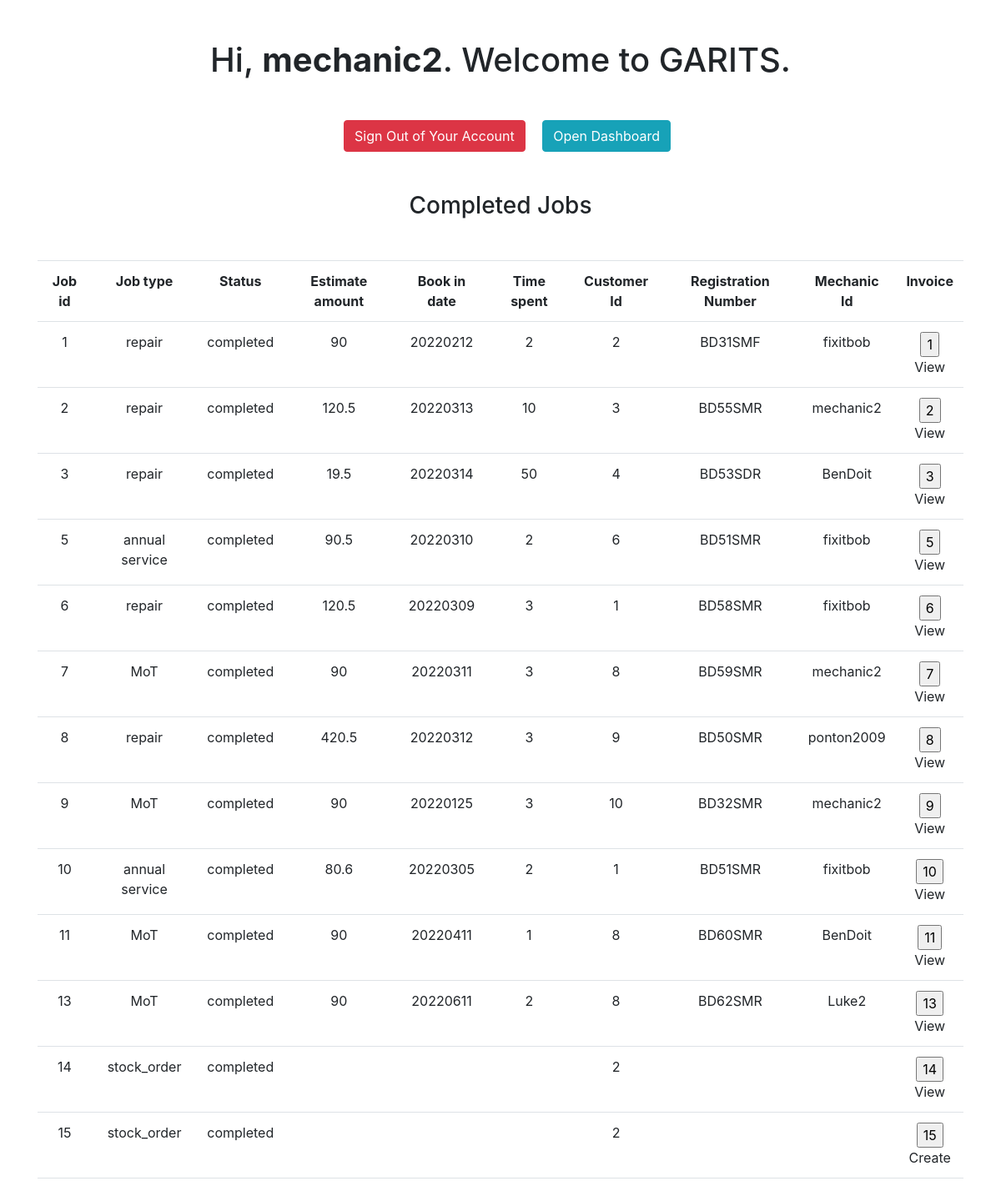
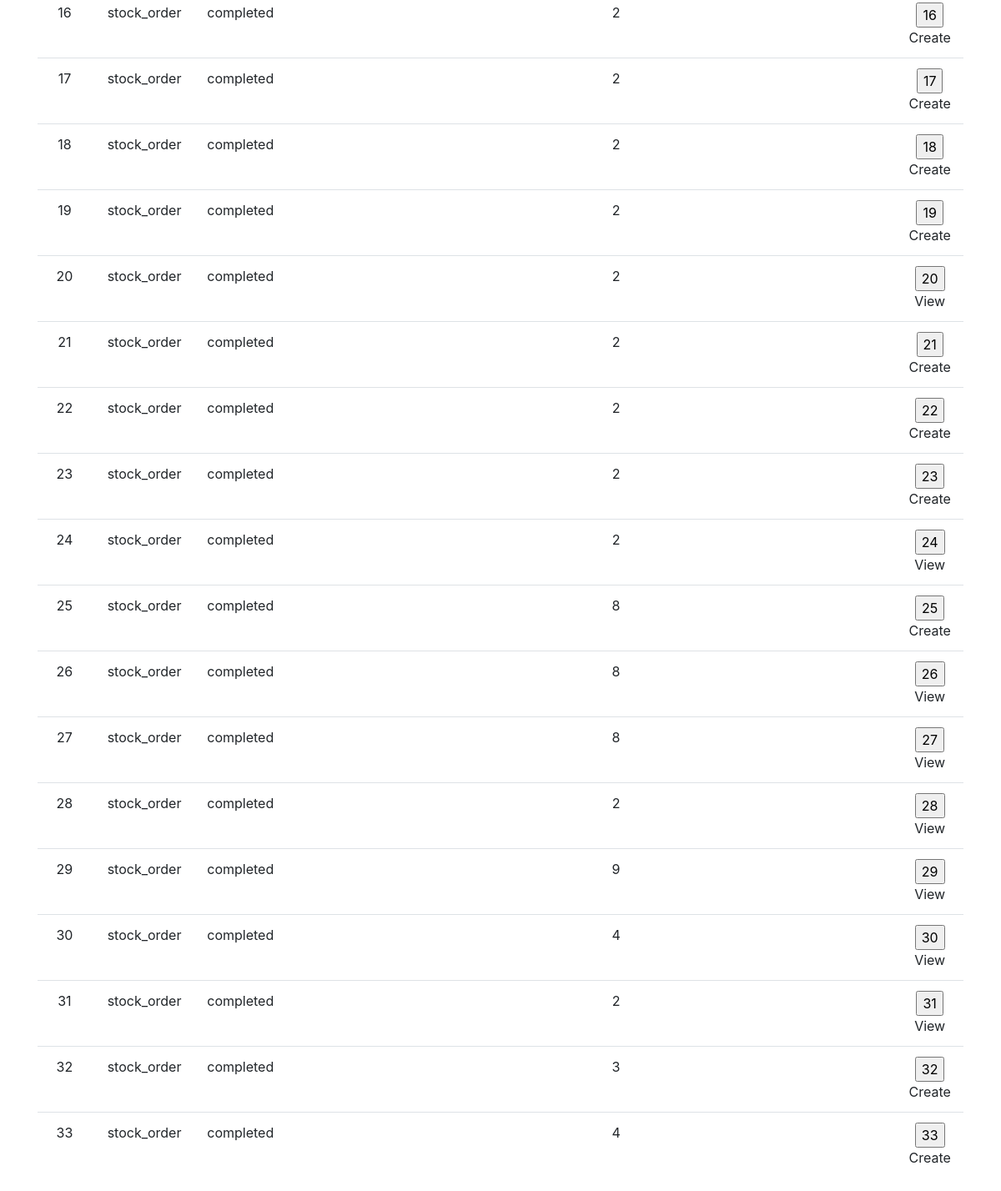
/Invoice/produceInvoice.php (signed in), run on the app's committed database (2 pictures, top to bottom).
### tables this page shows
CREATE TABLE `Job` (
  `job_id` int(10) NOT NULL AUTO_INCREMENT,
  `job_type` enum('MoT','annual service','repair','stock_order') NOT NULL,
  `status` enum('new','pending','progress','completed') NOT NULL DEFAULT 'new',
  `estimate_amount` double DEFAULT NULL,
  `book_in_date` varchar(10) DEFAULT NULL,
  `time_spent` double DEFAULT NULL,
  `customer_id` int(10) DEFAULT NULL,
  `registration_number` varchar(10) DEFAULT NULL,
  `username` varchar(20) DEFAULT NULL,
  PRIMARY KEY (`job_id`),
  KEY `username` (`username`),
  KEY `customer_id` (`customer_id`),
  KEY `registration_number` (`registration_number`),
  CONSTRAINT `job_ibfk_1` FOREIGN KEY (`username`) REFERENCES `Mechanic` (`username`) ON DELETE SET NULL ON UPDATE CASCADE,
  CONSTRAINT `job_ibfk_2` FOREIGN KEY (`customer_id`) REFERENCES `Customer` (`customer_id`) ON DELETE SET NULL ON UPDATE CASCADE,
  CONSTRAINT `job_ibfk_3` FOREIGN KEY (`registration_number`) REFERENCES `Vehicle` (`registration_number`) ON DELETE SET NULL ON UPDATE CASCADE
);

### Invoice/produceInvoice.php (the view, shortened to what this page needs)
<?php
require_once "../config.php";
$role = $_SESSION['role'];
$tmp = false;
?>
<!DOCTYPE html>
<html lang="en">
<link rel="stylesheet" href="https://cdn.jsdelivr.net/npm/bootstrap@4.6.1/dist/css/bootstrap.min.css">
<head>
<body>
    <h1 class="my-5">Hi, <b><?php echo htmlspecialchars($_SESSION["username"]); ?></b>. Welcome to GARITS.</h1>
    <p>
        <a href="../logout.php" class="btn btn-danger ml-3">Sign Out of Your Account</a>
        <a href="../<?php echo $role ?>.php" class="btn btn-info ml-3">Open Dashboard</a>
        <?php
            $query = "SELECT job_id,job_type,status,estimate_amount,book_in_date, time_spent, customer_id, registration_number, username FROM Job  WHERE status = 'completed' ORDER BY job_id ASC";
            $result = mysqli_query($conn, $query);
            $query_invoice = "SELECT job_id
            FROM   Job
            WHERE  status = 'completed' and NOT EXISTS (SELECT job_id
                               FROM   Invoice
                               WHERE  Job.job_id = Invoice.job_id);";
            $result_invoice = mysqli_query($conn, $query_invoice);
            while ($row = mysqli_fetch_array($result_invoice)){
                $jobWithoutInvoice[] = $row['job_id'];
            }
        echo "<h3 class='my-5'>Completed Jobs</h1>";
        echo "<div class='container'>";
        echo "<div class='row-fluid'>";
            echo "<div class='col-xs-12'>";
            echo "<div class='table-responsive'>";
                echo "<table class='table table-hover table-inverse'>";
                echo "<tr>";
                echo "<th>Job id</th>";
                echo "<th>Job type</th>";
                echo "<th>Status</th>";
                echo "<th>Estimate amount</th>";
                echo "<th>Book in date</th>";
                echo "<th>Time spent</th>";
                echo "<th>Customer Id</th>";
                echo "<th>Registration Number</th>";
                echo "<th>Mechanic Id</th>";
                echo "<th>Invoice</th>";
                echo "</tr>";
                if ($result->num_rows > 0) {
                    while($row = $result->fetch_assoc()) {
                        echo"<form action = 'processProduceInvoice.php' method='POST'>";
                        echo "<tr>";
                        echo "<td>" . $row["job_id"] . "</td>";
                        echo "<td>" . $row["job_type"] . "</td>";
                        echo "<td>" . $row["status"] . "</td>";
                        echo "<td>" . $row["estimate_amount"] . "</td>";
                        echo "<td>" . $row['book_in_date'] . "</td>";
                        echo "<td>" . $row['time_spent'] . "</td>";
                        echo "<td>" . $row['customer_id'] . "</td>";
                        echo "<td>" . $row['registration_number'] . "</td>";
                        echo "<td>" . $row['username'] . "</td>";
                        for($i = 0;$i<count($jobWithoutInvoice);$i++){
                            if($row["job_id"] == $jobWithoutInvoice[$i]){
                                $tmp = true;
                            }
                            else
                                $tmp = false;
                            if($tmp)
                                break;
                        }
                        if($tmp)
                            echo "<td><input type='submit' name='Create' value='" . $row['job_id'] . "' /><br/>Create</td>";
                        else
                            echo "<td><input type='submit' name='View' value='" . $row['job_id'] . "' /><br/>View</td>";
                        echo "</tr>";
                        echo"</form>";
                    }
                } else {
                    echo "0 results";
                }
                echo "</table>";
            echo "</div>";
            echo "</div>";

### Invoice/produceInvoice.php (style rules this page uses)
body { text-align: center; }

### data on the page
job: job_id "1", job_type "repair", status "completed", estimate_amount "90", book_in_date "20220212", time_spent "2", customer "2", registration_number "BD31SMF", username "fixitbob", View "1"
job: job_id "2", job_type "repair", status "completed", estimate_amount "120.5", book_in_date "20220313", time_spent "10", customer "3", registration_number "BD55SMR", username "mechanic2", View "2"
job: job_id "3", job_type "repair", status "completed", estimate_amount "19.5", book_in_date "20220314", time_spent "50", customer "4", registration_number "BD53SDR", username "BenDoit", View "3"
job: job_id "5", job_type "annual service", status "completed", estimate_amount "90.5", book_in_date "20220310", time_spent "2", customer "6", registration_number "BD51SMR", username "fixitbob", View "5"
job: job_id "6", job_type "repair", status "completed", estimate_amount "120.5", book_in_date "20220309", time_spent "3", customer "1", registration_number "BD58SMR", username "fixitbob", View "6"
job: job_id "7", job_type "MoT", status "completed", estimate_amount "90", book_in_date "20220311", time_spent "3", customer "8", registration_number "BD59SMR", username "mechanic2", View "7"
job: job_id "8", job_type "repair", status "completed", estimate_amount "420.5", book_in_date "20220312", time_spent "3", customer "9", registration_number "BD50SMR", username "ponton2009", View "8"
job: job_id "9", job_type "MoT", status "completed", estimate_amount "90", book_in_date "20220125", time_spent "3", customer "10", registration_number "BD32SMR", username "mechanic2", View "9"
job: job_id "10", job_type "annual service", status "completed", estimate_amount "80.6", book_in_date "20220305", time_spent "2", customer "1", registration_number "BD51SMR", username "fixitbob", View "10"
job: job_id "11", job_type "MoT", status "completed", estimate_amount "90", book_in_date "20220411", time_spent "1", customer "8", registration_number "BD60SMR", username "BenDoit", View "11"
job: job_id "13", job_type "MoT", status "completed", estimate_amount "90", book_in_date "20220611", time_spent "2", customer "8", registration_number "BD62SMR", username "Luke2", View "13"
job: job_id "14", job_type "stock_order", status "completed", customer "2", View "14"
job: job_id "15", job_type "stock_order", status "completed", customer "2", Create "15"
job: job_id "16", job_type "stock_order", status "completed", customer "2", Create "16"
job: job_id "17", job_type "stock_order", status "completed", customer "2", Create "17"
job: job_id "18", job_type "stock_order", status "completed", customer "2", Create "18"
job: job_id "19", job_type "stock_order", status "completed", customer "2", Create "19"
job: job_id "20", job_type "stock_order", status "completed", customer "2", View "20"
job: job_id "21", job_type "stock_order", status "completed", customer "2", Create "21"
job: job_id "22", job_type "stock_order", status "completed", customer "2", Create "22"
job: job_id "23", job_type "stock_order", status "completed", customer "2", Create "23"
job: job_id "24", job_type "stock_order", status "completed", customer "2", View "24"
job: job_id "25", job_type "stock_order", status "completed", customer "8", Create "25"
job: job_id "26", job_type "stock_order", status "completed", customer "8", View "26"
job: job_id "27", job_type "stock_order", status "completed", customer "8", View "27"
job: job_id "28", job_type "stock_order", status "completed", customer "2", View "28"
job: job_id "29", job_type "stock_order", status "completed", customer "9", View "29"
job: job_id "30", job_type "stock_order", status "completed", customer "4", View "30"
job: job_id "31", job_type "stock_order", status "completed", customer "2", View "31"
job: job_id "32", job_type "stock_order", status "completed", customer "3", Create "32"
job: job_id "33", job_type "stock_order", status "completed", customer "4", Create "33"

### other printed values
$_SESSION["username"] "mechanic2"
